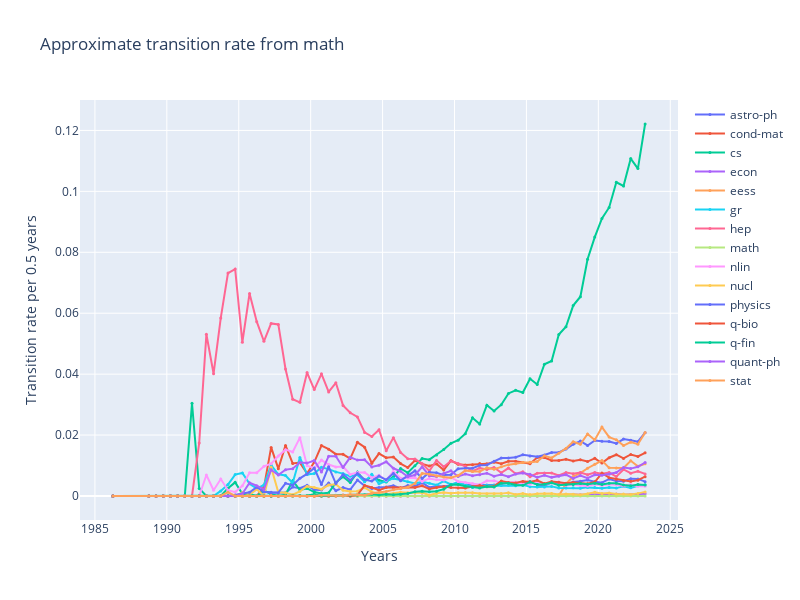

The cell this chart's notebook holds for it:
### Code cell
plot_relative_transitions(paper_transitions_collapsed, paper_counts_collapsed, 
                          unique_categories_collapsed, unique_categories_collapsed.index('math'))
